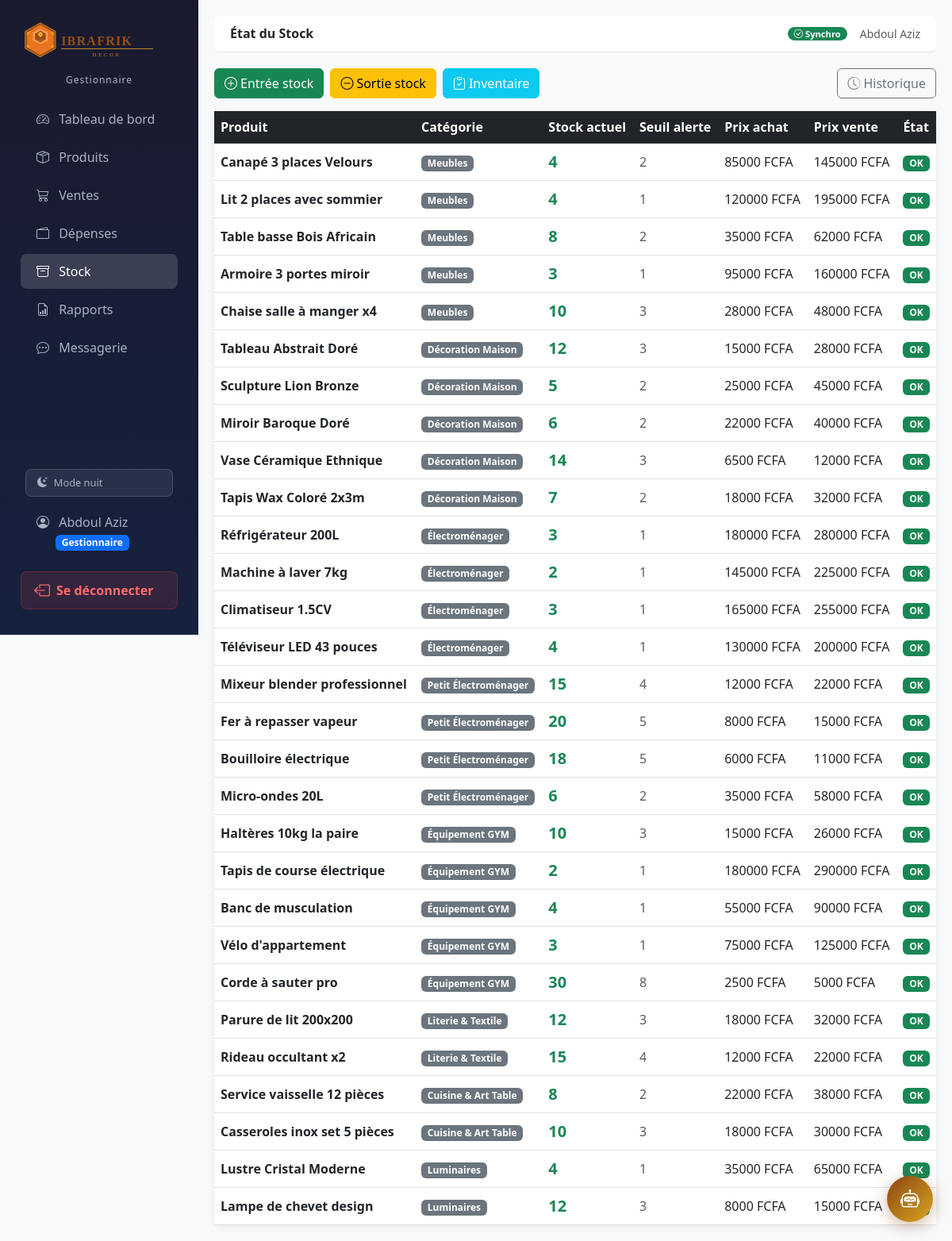
The page /stock/ (signed in) on the database its author committed.
### accounts/models.py (models this page shows, shortened)
class Utilisateur(AbstractUser):
    GESTIONNAIRE = 'GESTIONNAIRE'
    ADMIN = 'ADMIN'
    ROLE_CHOICES = [
        (GESTIONNAIRE, 'Gestionnaire'),
        (ADMIN, 'Administrateur'),
    ]
    role = models.CharField(
        max_length=20,
        choices=ROLE_CHOICES,
        default=GESTIONNAIRE,
    )
    photo = models.ImageField(
        upload_to='profils/',
        blank=True,
        null=True,
        verbose_name='Photo de profil'
    )
    def is_gestionnaire(self):
        return self.role == self.GESTIONNAIRE
    def is_admin_bc(self):
        return self.role == self.ADMIN
    class Meta:
        verbose_name = 'Utilisateur'
        verbose_name_plural = 'Utilisateurs'

### produits/models.py (models this page shows, shortened)
class Produit(models.Model):
    nom = models.CharField(max_length=200)
    categorie = models.ForeignKey(Categorie, on_delete=models.PROTECT, related_name='produits')
    description = models.TextField(blank=True)
    prix_achat = models.DecimalField(max_digits=12, decimal_places=2)
    prix_vente = models.DecimalField(max_digits=12, decimal_places=2)
    quantite_stock = models.IntegerField(default=0)
    seuil_alerte = models.IntegerField(default=5)
    image = models.ImageField(upload_to='produits/', blank=True, null=True)
    date_ajout = models.DateTimeField(auto_now_add=True)
    actif = models.BooleanField(default=True)
    @property
    def en_alerte(self):
        return self.quantite_stock <= self.seuil_alerte
    class Meta:
        verbose_name = 'Produit'

class Categorie(models.Model):
    nom = models.CharField(max_length=100)
    description = models.TextField(blank=True)
    class Meta:
        verbose_name = 'Catégorie'

### stock/views.py (the view)
# urls.py: path('', views.stock_liste, name='liste'),
@login_required
def stock_liste(request):
    produits = Produit.objects.filter(actif=True).select_related('categorie')
    alertes  = [p for p in produits if p.en_alerte]
    return render(request, 'stock/liste.html', {
        'produits': produits,
        'alertes':  alertes,
    })

### dashboard/context_processors.py (called while the page is built)
def messages_non_lus(request):
    if request.user.is_authenticated:
        count = Message.objects.filter(
            destinataire=request.user, lu=False
        ).count()
        return {'messages_non_lus_count': count}
    return {'messages_non_lus_count': 0}

### templates/stock/liste.html (shortened to what this page needs)
{% extends 'base.html' %}
{% block page_title %}État du Stock{% endblock %}
{% block content %}
<div class="d-flex gap-2 mb-3">
    <a href="{% url 'stock:entree' %}" class="btn btn-success">
        <i class="bi bi-plus-circle me-1"></i>Entrée stock
    </a>
    <a href="{% url 'stock:sortie' %}" class="btn btn-warning">
        <i class="bi bi-dash-circle me-1"></i>Sortie stock
    </a>
    <a href="{% url 'stock:inventaire' %}" class="btn btn-info text-white">
        <i class="bi bi-clipboard-check me-1"></i>Inventaire
    </a>
    <a href="{% url 'stock:historique' %}" class="btn btn-outline-secondary ms-auto">
        <i class="bi bi-clock-history me-1"></i>Historique
    </a>
</div>
<div class="card">
    <div class="table-responsive">
        <table class="table table-hover align-middle mb-0">
            <thead class="table-dark">
                <tr>
                    <th>Produit</th>
                    <th>Catégorie</th>
                    <th>Stock actuel</th>
                    <th>Seuil alerte</th>
                    <th>Prix achat</th>
                    <th>Prix vente</th>
                    <th>État</th>
                </tr>
            </thead>
            <tbody>
            {% for p in produits %}
            <tr {% if p.en_alerte %}class="table-warning"{% endif %}>
                <td class="fw-semibold">{{ p.nom }}</td>
                <td><span class="badge bg-secondary">{{ p.categorie.nom }}</span></td>
                <td>
                    <span class="fw-bold fs-5
                        {% if p.quantite_stock == 0 %}text-danger
                        {% elif p.en_alerte %}text-warning
                        {% else %}text-success{% endif %}">
                        {{ p.quantite_stock }}
                    </span>
                </td>
                <td class="text-muted">{{ p.seuil_alerte }}</td>
                <td>{{ p.prix_achat|floatformat:0 }} FCFA</td>
                <td>{{ p.prix_vente|floatformat:0 }} FCFA</td>
                <td>
                    {% if p.quantite_stock == 0 %}
                        <span class="badge bg-danger">Rupture</span>
                    {% elif p.en_alerte %}
                        <span class="badge bg-warning text-dark">Stock bas</span>
                    {% else %}
                        <span class="badge bg-success">OK</span>
                    {% endif %}
                </td>
            </tr>
            {% endfor %}
            </tbody>
        </table>
    </div>
</div>
{% endblock %}

### templates/base.html (shortened to what this page needs)
{% load static %}
<!DOCTYPE html>
<html lang="fr">
<head>
    <link href="https://cdn.jsdelivr.net/npm/bootstrap@5.3.0/dist/css/bootstrap.min.css" rel="stylesheet">
    <link href="https://cdn.jsdelivr.net/npm/bootstrap-icons@1.11.0/font/bootstrap-icons.css" rel="stylesheet">
</head>
<body data-theme="dark">
{% if user.is_authenticated %}
<div class="d-flex">
    <nav class="sidebar p-3">
        <div class="text-center mb-3 mt-1">
            <img src="{% static 'images/logo_ibrafrik.svg' %}"
                 alt="IBRAFRIK Decor"
                 style="width: 210px; max-width: 100%; filter: brightness(1.1);">
            <div style="color: var(--sidebar-text); font-size: 0.75rem; margin-top: 4px; letter-spacing: 1px;">
                {{ user.get_role_display }}
            </div>
        </div>
        <ul class="nav flex-column flex-grow-1">
            {% if user.is_gestionnaire %}
            <li class="nav-item">
                <a class="nav-link {% if request.resolver_match.url_name == 'index' %}active{% endif %}"
                   href="{% url 'dashboard:index' %}">
                    <i class="bi bi-speedometer2"></i> Tableau de bord
                </a>
            </li>
            <li class="nav-item">
                <a class="nav-link {% if request.resolver_match.app_name == 'produits' %}active{% endif %}"
                   href="{% url 'produits:liste' %}">
                    <i class="bi bi-box-seam"></i> Produits
                </a>
            </li>
            <li class="nav-item">
                <a class="nav-link {% if request.resolver_match.app_name == 'ventes' %}active{% endif %}"
                   href="{% url 'ventes:liste' %}">
                    <i class="bi bi-cart3"></i> Ventes
                </a>
            </li>
            <li class="nav-item">
                <a class="nav-link {% if request.resolver_match.app_name == 'depenses' %}active{% endif %}"
                   href="{% url 'depenses:liste' %}">
                    <i class="bi bi-wallet2"></i> Dépenses
                </a>
            </li>
            <li class="nav-item">
                <a class="nav-link {% if request.resolver_match.app_name == 'stock' %}active{% endif %}"
                   href="{% url 'stock:liste' %}">
                    <i class="bi bi-archive"></i> Stock
                </a>
            </li>
            <li class="nav-item">
                <a class="nav-link {% if request.resolver_match.app_name == 'rapports' %}active{% endif %}"
                   href="{% url 'rapports:journalier' %}">
                    <i class="bi bi-file-earmark-bar-graph"></i> Rapports
                </a>
            </li>
            <li class="nav-item">
                <a class="nav-link {% if request.resolver_match.app_name == 'messagerie' %}active{% endif %}"
                   href="{% url 'messagerie:inbox' %}">
                    <i class="bi bi-chat-dots"></i> Messagerie
                </a>
            </li>
            {% endif %}
        </ul>
        <div class="px-3 mb-2">
            <button onclick="toggleMode()" id="modeBtn"
                    style="display:flex; align-items:center; gap:8px;
                           background: rgba(255,255,255,0.08);
                           color: var(--sidebar-text);
                           border: 1px solid rgba(255,255,255,0.15);
                           border-radius: 8px;
                           padding: 7px 14px;
                           width: 100%;
                           cursor: pointer;
                           font-size: 0.8rem;
                           transition: all 0.2s;">
                <i class="bi bi-moon-stars-fill" id="modeIcon"></i>
                <span id="modeLabel">Mode nuit</span>
            </button>
        </div>
        <a href="{% url 'accounts:profil' %}" class="nav-link mb-2" style="color: var(--sidebar-text);">
            <i class="bi bi-person-circle"></i>
            {{ user.get_full_name|default:user.username }}
            <br>
            <span class="badge ms-4 {% if user.is_admin_bc %}bg-warning text-dark{% else %}bg-primary{% endif %}">
                {{ user.get_role_display }}
            </span>
        </a>
        <a href="{% url 'accounts:logout' %}" class="btn-deconnexion mb-3">
            <i class="bi bi-box-arrow-left fs-5"></i>
            Se déconnecter
        </a>
    </nav>
    <div class="main-content flex-grow-1">
        <div class="topbar d-flex justify-content-between align-items-center">
            <h6 class="mb-0 fw-bold">{% block page_title %}{% endblock %}</h6>
            <div class="d-flex align-items-center gap-3">
                <span id="sync-indicator" class="badge badge-sync bg-secondary">
                </span>
                <small class="text-muted">{{ user.get_full_name|default:user.username }}</small>
            </div>
        </div>
        {% block content %}{% endblock %}
    </div>
</div>
{% else %}
    {% block content_unauthenticated %}{% endblock %}
{% endif %}
{% if user.is_authenticated %}
<div class="chat-bubble">
    <button class="chat-btn" onclick="toggleChat()" title="Assistant IBRA">
        <i class="bi bi-robot"></i>
    </button>
</div>
{% endif %}
</body>
</html>

### templates/base.html (style rules this page uses)
body[data-theme="dark"] { --sidebar-bg1: #1a1a2e; --sidebar-bg2: #16213e; --sidebar-text: #a8b2c1; background-color: #f8f9fa; }
body { --sidebar-bg1: #1a1a2e; --sidebar-bg2: #16213e; --sidebar-text: #a8b2c1; background-color: #f8f9fa; }
.sidebar { height: 100vh; background: linear-gradient(180deg, var(--sidebar-bg1) 0%, var(--sidebar-bg2) 100%); width: 250px; position: fixed; top: 0; left: 0; display: flex; flex-direction: column; overflow-y: auto; }
.sidebar .nav-link { color: var(--sidebar-text); padding: 10px 20px; border-radius: 8px; margin: 2px 10px; transition: all 0.2s; }
.sidebar .nav-link:hover, .sidebar .nav-link.active { background: rgba(255,255,255,0.15); color: #fff; }
.sidebar .nav-link i { margin-right: 8px; }
.main-content { margin-left: 250px; padding: 20px; }
.topbar { background: #fff; border-bottom: 1px solid #dee2e6; padding: 12px 20px; margin-bottom: 20px; border-radius: 8px; }
.card { border: none; box-shadow: 0 2px 8px rgba(0,0,0,0.08); border-radius: 12px; }
.badge-sync { font-size: 0.7rem; padding: 3px 8px; border-radius: 20px; }
.btn-deconnexion { display: flex; align-items: center; gap: 8px; background: rgba(220, 53, 69, 0.15); color: #ff6b6b !important; border: 1px solid rgba(220, 53, 69, 0.3); border-radius: 8px; padding: 8px 16px; margin: 8px 10px; font-weight: 600; transition: all 0.2s; text-decoration: none; }
body[data-mode="dark"] { --sidebar-bg1: #1a1a2e; --sidebar-bg2: #16213e; --sidebar-text: #a8b2c1; background-color: #f8f9fa; }
.chat-bubble { position: fixed; bottom: 24px; right: 24px; z-index: 9999; }
.chat-btn { width: 58px; height: 58px; border-radius: 50%; background: linear-gradient(135deg, #8B4513, #DAA520); border: none; color: #fff; font-size: 1.5rem; cursor: pointer; box-shadow: 0 4px 20px rgba(139,69,19,0.4); transition: transform 0.2s; }

### rows shown on the page
Utilisateur: role "Gestionnaire", get_full_name "Abdoul Aziz"
Produit: nom "Canapé 3 places Velours", categorie.nom "Meubles", quantite_stock "4", seuil_alerte "2", prix_achat "85000", prix_vente "145000", shows "OK"
Produit: nom "Lit 2 places avec sommier", categorie.nom "Meubles", quantite_stock "4", seuil_alerte "1", prix_achat "120000", prix_vente "195000", shows "OK"
Produit: nom "Table basse Bois Africain", categorie.nom "Meubles", quantite_stock "8", seuil_alerte "2", prix_achat "35000", prix_vente "62000", shows "OK"
Produit: nom "Armoire 3 portes miroir", categorie.nom "Meubles", quantite_stock "3", seuil_alerte "1", prix_achat "95000", prix_vente "160000", shows "OK"
Produit: nom "Chaise salle à manger x4", categorie.nom "Meubles", quantite_stock "10", seuil_alerte "3", prix_achat "28000", prix_vente "48000", shows "OK"
Produit: nom "Tableau Abstrait Doré", categorie.nom "Décoration Maison", quantite_stock "12", seuil_alerte "3", prix_achat "15000", prix_vente "28000", shows "OK"
Produit: nom "Sculpture Lion Bronze", categorie.nom "Décoration Maison", quantite_stock "5", seuil_alerte "2", prix_achat "25000", prix_vente "45000", shows "OK"
Produit: nom "Miroir Baroque Doré", categorie.nom "Décoration Maison", quantite_stock "6", seuil_alerte "2", prix_achat "22000", prix_vente "40000", shows "OK"
Produit: nom "Vase Céramique Ethnique", categorie.nom "Décoration Maison", quantite_stock "14", seuil_alerte "3", prix_achat "6500", prix_vente "12000", shows "OK"
Produit: nom "Tapis Wax Coloré 2x3m", categorie.nom "Décoration Maison", quantite_stock "7", seuil_alerte "2", prix_achat "18000", prix_vente "32000", shows "OK"
Produit: nom "Réfrigérateur 200L", categorie.nom "Électroménager", quantite_stock "3", seuil_alerte "1", prix_achat "180000", prix_vente "280000", shows "OK"
Produit: nom "Machine à laver 7kg", categorie.nom "Électroménager", quantite_stock "2", seuil_alerte "1", prix_achat "145000", prix_vente "225000", shows "OK"
Produit: nom "Climatiseur 1.5CV", categorie.nom "Électroménager", quantite_stock "3", seuil_alerte "1", prix_achat "165000", prix_vente "255000", shows "OK"
Produit: nom "Téléviseur LED 43 pouces", categorie.nom "Électroménager", quantite_stock "4", seuil_alerte "1", prix_achat "130000", prix_vente "200000", shows "OK"
Produit: nom "Mixeur blender professionnel", categorie.nom "Petit Électroménager", quantite_stock "15", seuil_alerte "4", prix_achat "12000", prix_vente "22000", shows "OK"
Produit: nom "Fer à repasser vapeur", categorie.nom "Petit Électroménager", quantite_stock "20", seuil_alerte "5", prix_achat "8000", prix_vente "15000", shows "OK"
Produit: nom "Bouilloire électrique", categorie.nom "Petit Électroménager", quantite_stock "18", seuil_alerte "5", prix_achat "6000", prix_vente "11000", shows "OK"
Produit: nom "Micro-ondes 20L", categorie.nom "Petit Électroménager", quantite_stock "6", seuil_alerte "2", prix_achat "35000", prix_vente "58000", shows "OK"
Produit: nom "Haltères 10kg la paire", categorie.nom "Équipement GYM", quantite_stock "10", seuil_alerte "3", prix_achat "15000", prix_vente "26000", shows "OK"
Produit: nom "Tapis de course électrique", categorie.nom "Équipement GYM", quantite_stock "2", seuil_alerte "1", prix_achat "180000", prix_vente "290000", shows "OK"
Produit: nom "Banc de musculation", categorie.nom "Équipement GYM", quantite_stock "4", seuil_alerte "1", prix_achat "55000", prix_vente "90000", shows "OK"
Produit: nom "Vélo d'appartement", categorie.nom "Équipement GYM", quantite_stock "3", seuil_alerte "1", prix_achat "75000", prix_vente "125000", shows "OK"
Produit: nom "Corde à sauter pro", categorie.nom "Équipement GYM", quantite_stock "30", seuil_alerte "8", prix_achat "2500", prix_vente "5000", shows "OK"
Produit: nom "Parure de lit 200x200", categorie.nom "Literie & Textile", quantite_stock "12", seuil_alerte "3", prix_achat "18000", prix_vente "32000", shows "OK"
Produit: nom "Rideau occultant x2", categorie.nom "Literie & Textile", quantite_stock "15", seuil_alerte "4", prix_achat "12000", prix_vente "22000", shows "OK"
Produit: nom "Service vaisselle 12 pièces", categorie.nom "Cuisine & Art Table", quantite_stock "8", seuil_alerte "2", prix_achat "22000", prix_vente "38000", shows "OK"
Produit: nom "Casseroles inox set 5 pièces", categorie.nom "Cuisine & Art Table", quantite_stock "10", seuil_alerte "3", prix_achat "18000", prix_vente "30000", shows "OK"
Produit: nom "Lustre Cristal Moderne", categorie.nom "Luminaires", quantite_stock "4", seuil_alerte "1", prix_achat "35000", prix_vente "65000", shows "OK"
Produit: nom "Lampe de chevet design", categorie.nom "Luminaires", quantite_stock "12", seuil_alerte "3", prix_achat "8000", prix_vente "15000", shows "OK"
